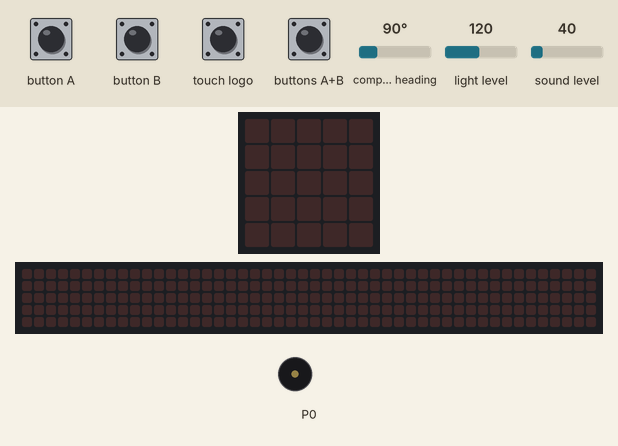
Simulated run of this program. Board: BBC micro:bit (MakeCode). On the bench: the board's 5×5 LED display, a strip that is not on the board, showing the scrolling text unrolled, buzzer (waves = sounding). Inputs (shaded band) come from the test bench; at power-on: compass heading 90°, light level 120, sound level 40. The 48×5 strip is a reading aid, not a part: it shows the text the display is scrolling, unrolled, one strip-width of it at a time; the compass is already calibrated.

Above: at 1.2 s.
1.3 s: buttons A+B pressed for 0.15 s
At 2.17 s:
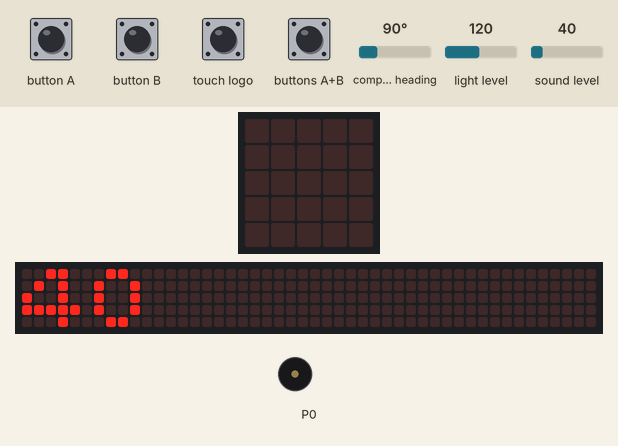
4.3 s: touch logo pressed for 0.15 s
At 5.7 s:
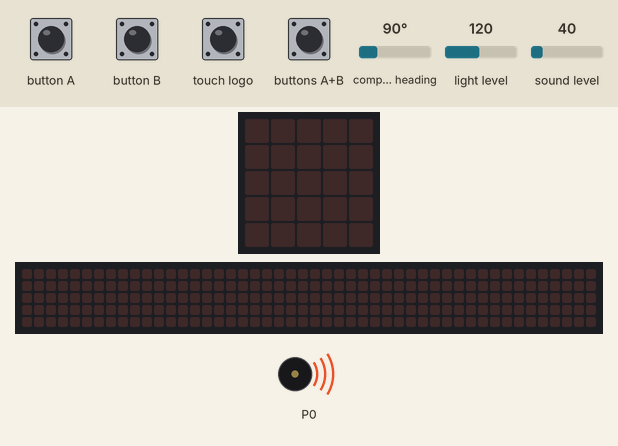
7.3 s: button B pressed for 0.15 s
At 7.84 s:
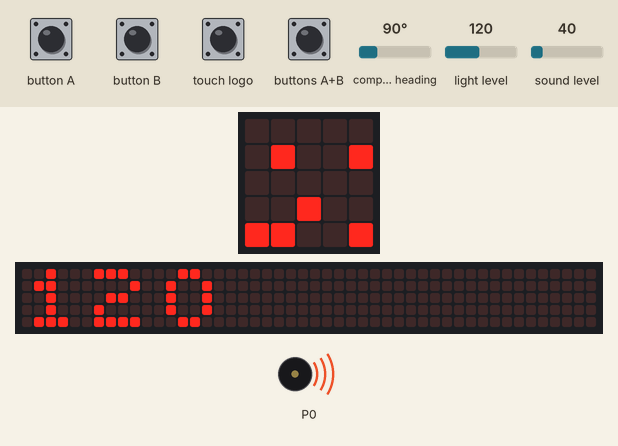
10.3 s: button A pressed for 0.15 s
At 11.12 s:
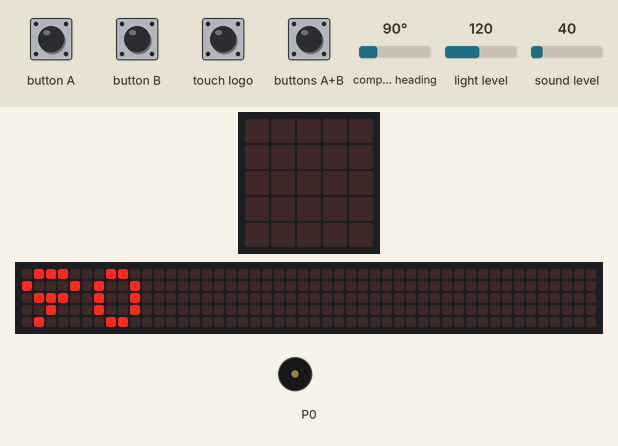
13.3 s: button B pressed for 0.15 s
At 13.9 s:
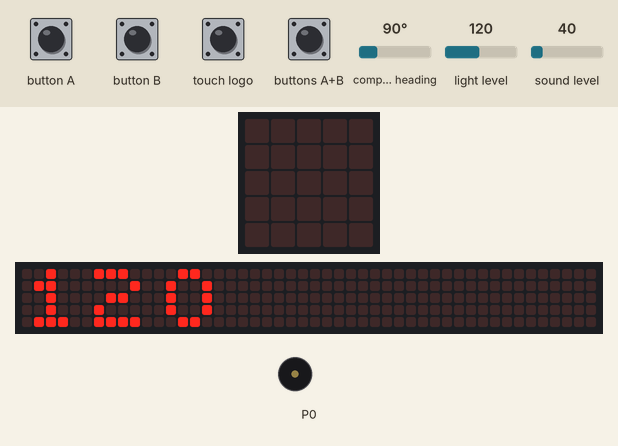
16.3 s: buttons A+B pressed for 1 s
At 18.17 s:
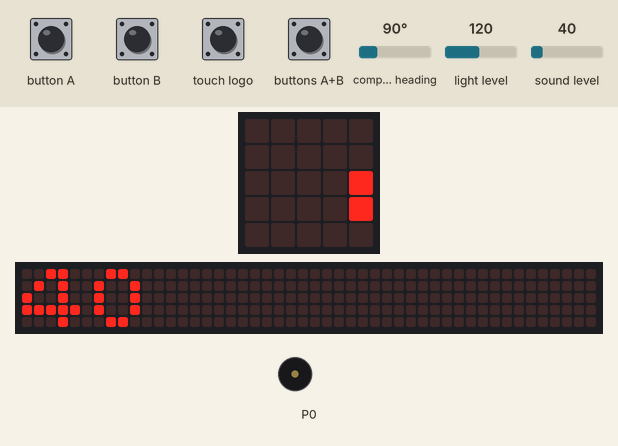
Timing chart, 0 to 19.7 s (numbered marks = the images above; inputs shaded):
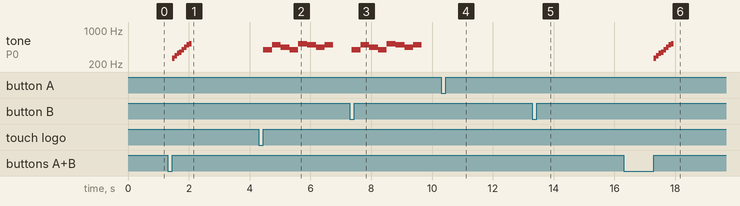

The program:

main.ts
```typescript
input.onButtonPressed(Button.A, function () {
    basic.showNumber(input.compassHeading())
})
input.onLogoEvent(TouchButtonEvent.Pressed, function () {
    music.playMelody("G B A G C5 B A B ", 210)
    basic.showIcon(IconNames.Happy)
    music.playMelody("G B A G C5 B A B ", 210)
})
input.onButtonPressed(Button.AB, function () {
    music.playMelody("C D E F G A B C5 ", 777)
    basic.showNumber(input.soundLevel())
})
input.onButtonPressed(Button.B, function () {
    basic.showNumber(input.lightLevel())
})
```

test.ts
```typescript
// tests gaan hier; deze zal niet worden gecompileerd wanneer dit pakket wordt gebruikt als extensie.
```

Measured:
- after the input at 1.3 s, tone on P0: plays 262 Hz for 0.08 s, 294 Hz for 0.08 s, 330 Hz for 0.08 s, 349 Hz for 0.08 s, 392 Hz for 0.08 s, 440 Hz for 0.08 s … (8 notes in this stretch), starting after 0.15 s; the display: changes after 0.80 s (image 1)
- after the input at 4.3 s, tone on P0: plays 392 Hz for 0.29 s, 494 Hz for 0.29 s, 440 Hz for 0.29 s, 392 Hz for 0.29 s, 523 Hz for 0.29 s, 494 Hz for 0.29 s … (8 notes in this stretch), starting after 0.15 s
- after the input at 7.3 s, the display: first changes after 0.15 s (image 3 shows a later state)
- after the input at 16.3 s, tone on P0: plays 262 Hz for 0.08 s, 294 Hz for 0.08 s, 330 Hz for 0.08 s, 349 Hz for 0.08 s, 392 Hz for 0.08 s, 440 Hz for 0.08 s … (8 notes in this stretch), starting after 1.0 s
- what the display in image 2 shows lasts 2.0 s, from 4.8 s to 6.8 s
